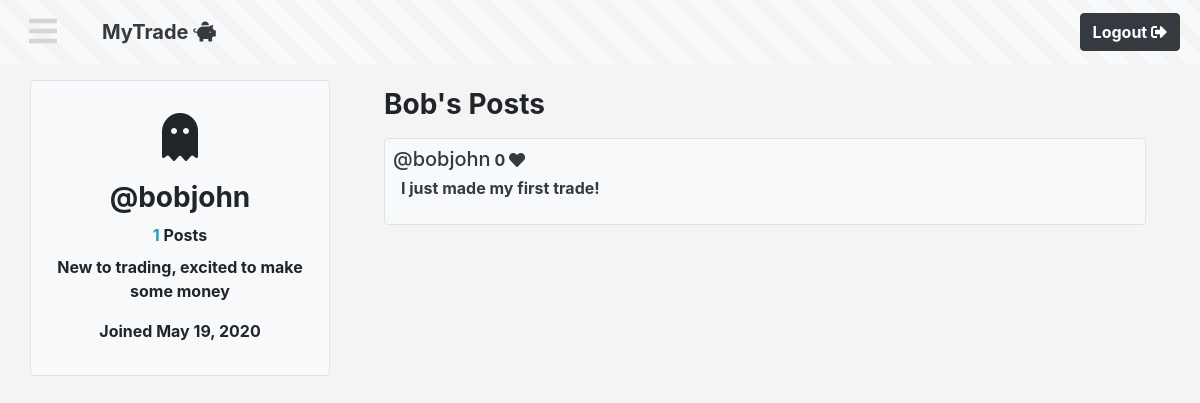
Screenshot of /view_profile/2 (signed in) with the database file from the repository.
### myTrade_app/models.py (models this page shows)
class User(models.Model):
    first_name = models.CharField(max_length=50)
    last_name = models.CharField(max_length=50)
    email = models.CharField(max_length=100)
    username = models.CharField(max_length=30)
    bio = models.CharField(max_length=255)
    avatar = models.CharField(max_length=25)
    password = models.CharField(max_length=255)
    account_balance = models.FloatField(default=0.00)
    created_at = models.DateTimeField(auto_now_add=True)
    updated_at = models.DateTimeField(auto_now=True)
    objects = UserManager()

class Post(models.Model):
    content = models.CharField(max_length=255)
    poster = models.ForeignKey(User, related_name="posts", on_delete=models.CASCADE)
    user_who_liked = models.ManyToManyField(User, related_name="liked_posts")
    created_at = models.DateTimeField(auto_now_add=True)
    updated_at = models.DateTimeField(auto_now=True)

### myTrade_app/views.py (the view)
# urls.py: path('view_profile/<int:id>', views.view_profile),
def view_profile(request, id):
    user = User.objects.get(id=id)
    if user.id == request.session['id']:
        return redirect('/user_profile')
    user_posts = Post.objects.filter(poster=user).order_by("-created_at")
    logged_user = User.objects.get(id=request.session['id'])
    comments = Comment.objects.all()
    context = {
        'user': user,
        'user_posts': user_posts,
        'comments': comments,
        'logged_user': logged_user,
    }
    return render(request, 'view_profile.html', context)

### myTrade_app/templates/view_profile.html (shortened to what this page needs)
<!DOCTYPE html>
<html lang="en">
<head>
    {% load static %}
    <link rel="stylesheet" href="https://stackpath.bootstrapcdn.com/bootstrap/4.4.1/css/bootstrap.min.css">
    <link rel="stylesheet" href="https://cdnjs.cloudflare.com/ajax/libs/font-awesome/5.13.0/css/all.min.css" />
    <link rel="stylesheet" href="{% static 'css/feed.css' %}">
    <link rel="stylesheet" href="{% static 'css/style.css' %}">
</head>
<body>
    <div id="all-content">
        <nav class="navbar navbar-expand pinstripe">
            <a role="button" class=" mr-3 btn" onclick="openNav()"><i class="text-hamburger fas fa-bars fa-2x"></i></a>
            <div class="container">
                <a href="/" class="navbar-brand text-dark px-3 py-2 font-weight-bold ">MyTrade <i class="fas fa-piggy-bank"></i></a>
                <ul class="navbar-nav">
                    <li><a href="/logout" role="button" class="btn btn-dark nav-item mr-1 font-weight-bold">Logout <i class="fas fa-sign-out-alt"></i></a></li>
                </ul>
            </div>
        </nav>
        <div class="wrapper-left profile font-weight-bold">
            <div class="inner-profile text-center pt-2 border rounded p-3 my-3 bg-light">
                <div class="avatar p-3 mb-1">
                    <i class=" fas {{user.avatar}} fa-3x"></i>
                </div>
                <h3 class="font-weight-bold">@{{ user.username}}</h3>
                <a href="" class="text-info">{{user.posts.count}}</a> <span class="brand">Posts</span>
                <p class="mt-2">{{user.bio}}</p>
                <p>Joined {{ user.created_at|date:"M d, Y"  }}</p>
            </div>
        </div><div class="wrapper-right font-weight-bold">
            <div class="posts font-weight-bold p-4">
                <h3 class="mb-3 font-weight-bold">{{user.first_name}}'s Posts</h3>
                {% for post in user_posts %}
                <div class="post border rounded p-2 mb-1 bg-light">
                    <a href="/view_profile/{{post.poster.id}}" class="h5 text-dark">@{{ post.poster.username }}</a>
                    <span class="text-dark like">{{post.user_who_liked.count}} <i class="fas fa-heart"></i></span>
                    <p class="text-dark px-2 mt-1">{{post.content}}</p>
                </div>
                {% endfor %}
            </div>
        </div>
    </div>
</body>
</html>

### myTrade_app/static/css/feed.css (style rules this page uses)
.wrapper-left { width: 25%; margin-left: 2.5%; margin-right: 2.5%; min-height: 50vh; display: inline-block; }
.wrapper-right { width: 67.5%; margin-right: 2.5%; min-height: 100vh; vertical-align: top; display: inline-block; }
.avatar { display: inline-block; border-radius: 50%; }
.inner-profile a, .post a { text-decoration: none; }

### myTrade_app/static/css/style.css (style rules this page uses)
body { height: 100%; background-color: #f4f4f4; }
html { scroll-behavior: smooth; }
.pinstripe { background: repeating-linear-gradient(45deg, #f8f9fa, #f8f9fa 1rem, #f4f4f4 1rem, #f4f4f4 1.75rem); }
#all-content { width: 100%; transition: width 0.1s, margin-left 0.1s; }
.text-hamburger { color: rgb(216, 212, 212) !important; }

### rows the page displays
User: username "bobjohn", posts.count "1", bio "New to trading, excited to make some money", created_at "May 19, 2020", first_name "Bob"
Post: poster.username "bobjohn", user_who_liked.count "0", content "I just made my first trade!"
